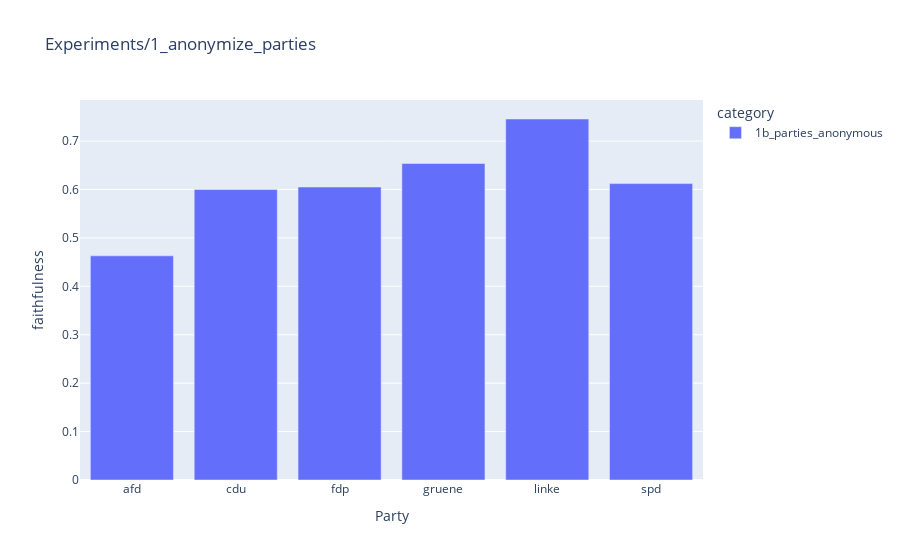

Write notebook code for a chart like this one.
### Code cell
metric_id = 1
df_plot = pd.DataFrame()
for file_name in metrics_files:
    df = pd.read_csv(file_name, header=[0, 1], index_col=[0, 1])
    metrics = list(set(df.columns.get_level_values(0)))
    experiment_run = "_".join(os.path.basename(file_name).split("_")[1:]).split(".")[0]
    df_plot[experiment_run] = df[metrics[metric_id]].mean(axis=0)


df = pd.DataFrame(df_plot).reset_index().rename(columns={"index": "party"})
df_melted = df.melt(id_vars=["party"], var_name="category", value_name="value")
print(df_melted.groupby("category")["value"].mean())
px.bar(
    df_melted,
    x="party",
    y="value",
    color="category",
    barmode="group",
    labels={"value": metrics[metric_id], "party": "Party"},
    title=f"{experiment}",
)

### Figure 1 — Plotly figure (JSON) as saved in the notebook; plotly's stock layout.template omitted (floating-point values rounded to 4 significant figures)
{"data": [{"alignmentgroup": "True", "hovertemplate": "category=1b_parties_anonymous<br>Party=%{x}<br>faithfulness=%{y}<extra></extra>", "legendgroup": "1b_parties_anonymous", "marker": {"color": "#636efa", "pattern": {"shape": ""}}, "name": "1b_parties_anonymous", "offsetgroup": "1b_parties_anonymous", "orientation": "v", "showlegend": true, "textposition": "auto", "type": "bar", "x": ["afd", "cdu", "fdp", "gruene", "linke", "spd"], "xaxis": "x", "y": [0.463, 0.6, 0.6051, 0.6536, 0.7456, 0.6122], "yaxis": "y"}], "layout": {"barmode": "group", "legend": {"title": {"text": "category"}, "tracegroupgap": 0}, "title": {"text": "Experiments/1_anonymize_parties"}, "xaxis": {"anchor": "y", "domain": [0, 1], "title": {"text": "Party"}}, "yaxis": {"anchor": "x", "domain": [0, 1], "title": {"text": "faithfulness"}}}}
